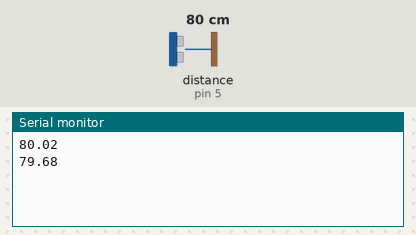
Bench run of a sketch on a simulated Arduino Uno, built with avr-gcc and run on an emulated ATmega328P. Parts: the last lines printed to the serial monitor. Wiring (inferred from the names in the program): ultrasonic range finder: trigger pin 4; echo pin 5. The inputs (shaded band) are chosen by the test bench; at power-on: distance to the obstacle (sensor on pin 5) 80 cm. The echo pulse lasts 58.3 µs per cm.

Above: at 1.8 s.
1.9 s: distance to the obstacle (sensor on pin 5) set to 2 cm
At 2.8 s:
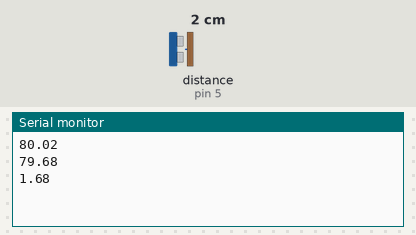
3.4 s: distance to the obstacle (sensor on pin 5) set to 4 cm
At 4.8 s:
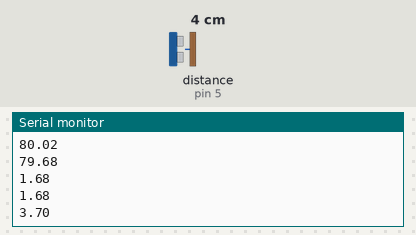
Timing chart, 0 to 6.4 s (numbered marks = the images above; inputs shaded):
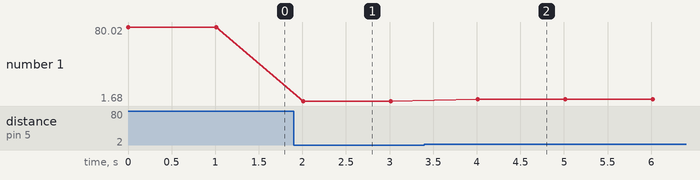

Measured:
- after the input at 1.9 s, the serial monitor: prints a new line after 0.11 s (image 1)
- after the input at 3.4 s, the serial monitor: prints a new line after 0.61 s (image 2)
- plotted number 1: 79.68 → 1.68 after the input at 1.9 s, 1.68 → 3.7 after the input at 3.4 s

The sketch:

Ultrasonidos.ino
```cpp
/***   Global variables   ***/
//Declaramos las variables globales necesarias
long tiempo;
int salida = 4;   // triger
int entrada = 5;      // echo
float distancia;

void setup(){
  //Declaramos los pines de entrada y salida de los ultrasonidos
  pinMode(salida, OUTPUT);
  pinMode(entrada, INPUT);

  Serial.begin(9600);
}
void loop(){
  digitalWrite(salida, HIGH); // Lanzamos un pequeño pulso para activar el sensor
  delayMicroseconds(10);
  digitalWrite(salida, LOW); //Desactivamos el pulso

  // Medimos el pulso de respuesta
  tiempo = (pulseIn(entrada, HIGH)/2); //Recogemos el pulso antes enviado y lo dividimos por 2
                                        //para calcular el tiempo que tarda el pulso en ir y volver

  // Ahora calcularemos la distancia en cm
  // Sabiendo que el espacio es igual a la velocidad por el tiempo y que la velocidad del sonido es de 343m/s
  // y que el tiempo lo tenemos en millonesimas de segundo
  distancia = float(tiempo * 0.0343);
    Serial.println(distancia); //Mostramos los datos del sensor de ultrasonidos en el monitor
  delay(1000);
}
```
